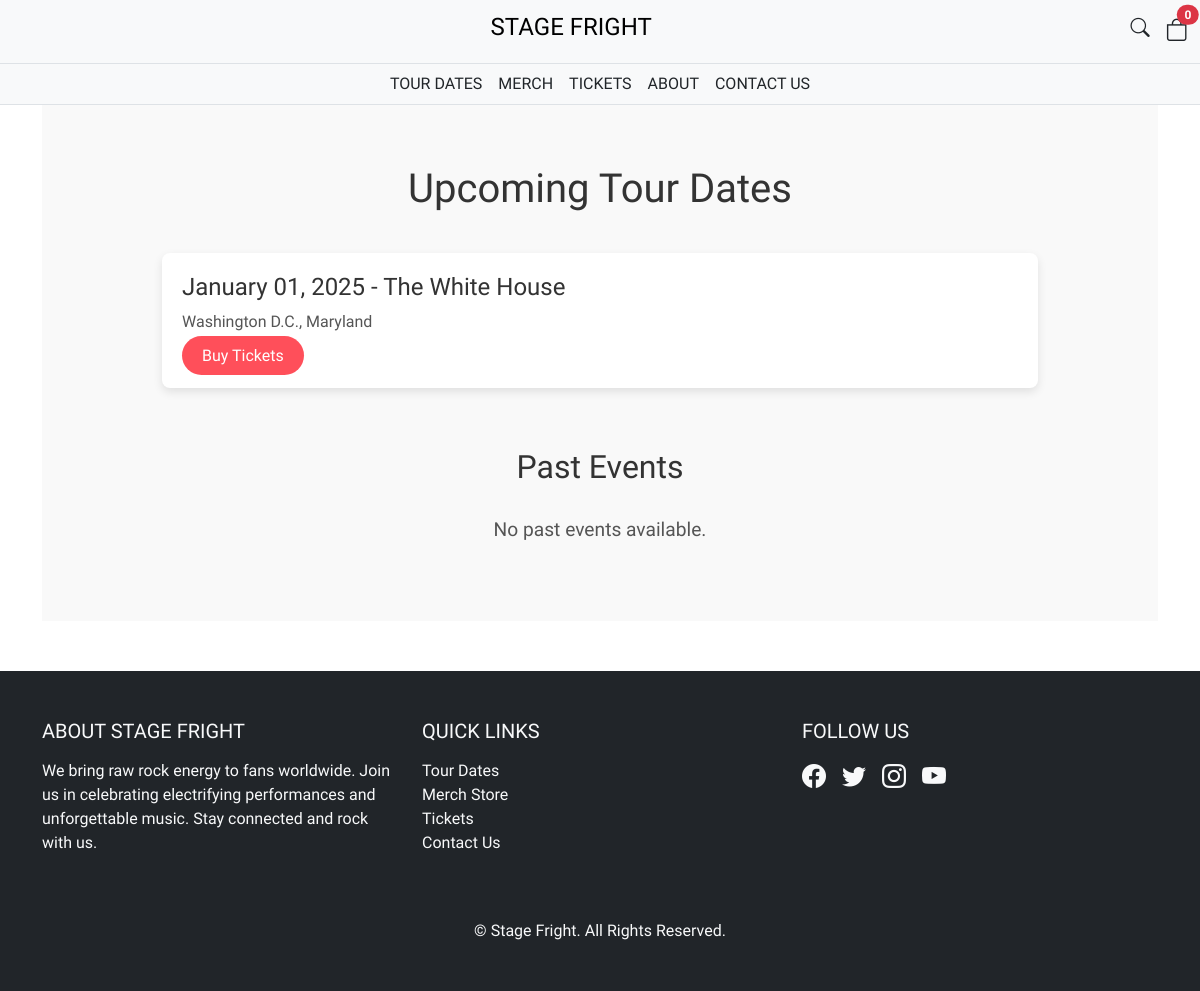
The app's page /tour-dates/ with its own data.
### store/models.py (models this page shows, shortened)
class UpcomingTourDates(models.Model):
  date = models.DateTimeField(auto_now_add=False)
  venue = models.CharField(max_length=200, null=True)
  city = models.CharField(max_length=200, null=True)
  state = models.CharField(max_length=200, null=True)

### store/views.py (the view)
# urls.py: path('tour-dates/', views.tourdates, name="tour-dates"),
def tourdates(request):
  data = cartData(request)
  cartItems = data['cartItems']
  upcoming_events = UpcomingTourDates.objects.all().order_by('date')
  past_events = PastEvents.objects.all().order_by("-date")
  products = Product.objects.all()
  context = {'products': products, 'cartItems': cartItems, 'upcoming_events': upcoming_events, 'past_events': past_events}
  return render(request, 'store/tourdates.html', context)

### store/utils.py (called while the page is built, shortened)
def cookieCart(request):
  try:
    cart = json.loads(request.COOKIES['cart'])
  except:
    cart = {}
  items = []
  order = {'get_cart_total': 0, 'get_cart_items': 0, 'shipping': False}
  cartItems = order['get_cart_items']
  return {'cartItems': cartItems, 'order': order, 'items': items}

def cartData(request):
  if request.user.is_authenticated:
    customer = request.user.customer
    order, created = Order.objects.get_or_create(customer=customer, complete=False)
    items = order.orderitem_set.all()
    cartItems = order.get_cart_items
  else:
    cookieData = cookieCart(request)
    cartItems = cookieData['cartItems']
    order = cookieData['order']
    items = cookieData['items']
  return {'cartItems': cartItems, 'order': order, 'items': items}

### store/templates/store/tourdates.html
{% extends 'store/main.html' %}
{% load static %}
{% block content %}
<div class="tour-dates-page" style="padding: 60px 20px; background-color: #f9f9f9;">
  <div class="container" style="max-width: 900px; margin: auto;">
    <h1 style="font-size: 2.5rem; text-align: center; margin-bottom: 40px; color: #333;">Upcoming Tour Dates</h1>
    <div class="upcoming-events" style="margin-bottom: 60px;">
      {% if upcoming_events %}
      <ul style="list-style: none; padding: 0;">
        {% for event in upcoming_events %}
        <li style="margin-bottom: 20px; padding: 20px; background-color: #fff; border-radius: 8px; box-shadow: 0 4px 10px rgba(0, 0, 0, 0.1);">
          <h3 style="font-size: 1.5rem; color: #333;">{{ event.date|date:"F d, Y" }} - {{ event.venue }}</h3>
          <p style="color: #555; margin: 5px 0;">{{ event.city }}, {{ event.state }}</p>
          <div style="margin-top: 10px;">
            <a href="/tickets" style="background-color: #ff4f5a; color: white; padding: 10px 20px; border-radius: 50px; text-decoration: none; font-size: 1rem;">Buy Tickets</a>
          </div>
        </li>
        {% endfor %}
      </ul>
      {% else %}
      <p style="font-size: 1.2rem; text-align: center; color: #555;">No upcoming events at the moment. Stay tuned!</p>
      {% endif %}
    </div>
    <div class="past-events">
      <h2 style="font-size: 2rem; text-align: center; margin-bottom: 30px; color: #333;">Past Events</h2>
      {% if past_events %}
      <ul style="list-style: none; padding: 0;">
        {% for event in past_events %}
        <li style="margin-bottom: 20px; padding: 20px; background-color: #f4f4f4; border-radius: 8px; box-shadow: 0 4px 8px rgba(0, 0, 0, 0.1);">
          <h3 style="font-size: 1.5rem; color: #555;">{{ event.date|date:"F d, Y" }} - {{ event.venue }}</h3>
          <p style="color: #777; margin: 5px 0;">{{ event.city }}, {{ event.state }}</p>
        </li>
        {% endfor %}
      </ul>
      {% else %}
      <p style="font-size: 1.2rem; text-align: center; color: #555;">No past events available.</p>
      {% endif %}
    </div>
  </div>
</div>
{% endblock content %}

### static/css/main.css (style rules this page uses)
body { background-color: hsl(0, 0%, 98%); overflow-x: hidden; font-family: "Lexend Deca", sans-serif; color: hsl(0, 0%, 30%); }
h1, h2, h3, h4, h5, h6, p, span, a, li, button, input, textarea { font-family: "Lexend Deca", sans-serif; }
h1, h2, h3, h4, h5, h6 { color: hsl(0, 0%, 30%); margin: 0 0 20px; }
html, body { height: 100%; margin: 0; display: flex; flex-direction: column; }
h3, h5 { color: #495057; }
h3 { margin-top: 20px; }

### records on screen
UpcomingTourDates: date "January 01, 2025", venue "The White House", city "Washington D.C.", state "Maryland"

### other values on screen
{{ cartItems }} "0"
